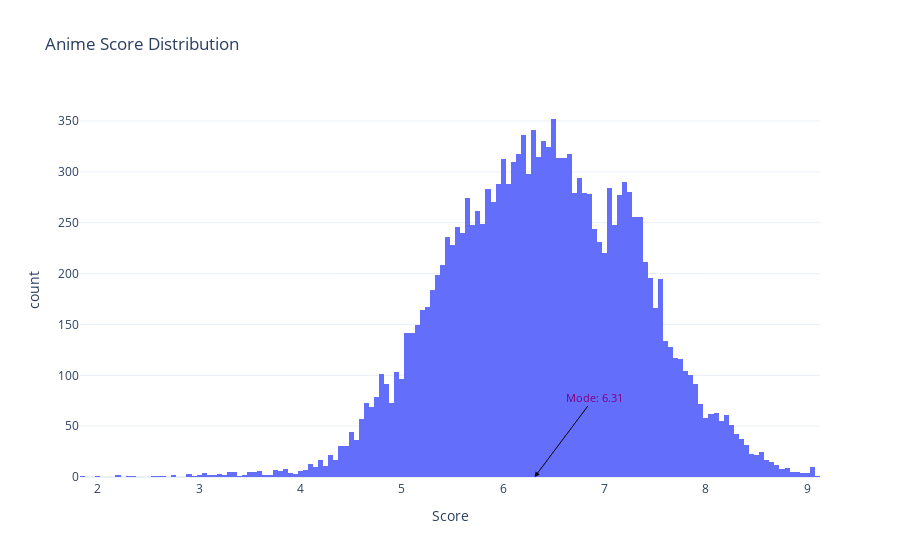

Notebook code for this chart:
### Markdown cell above
### 3.1.2.Correct Insight

### Code cell
# Kiểm tra xem cột 'Score' có tồn tại trong DataFrame không
if 'Score' in df_anime_dataset_2023_prep.columns:
    try:
        # Vẽ biểu đồ phân phối
        fig = px.histogram(
            df_anime_dataset_2023_prep,
            x='Score',
            title='Anime Score Distribution',
            labels={'Score': 'Score'}
        )

        # Tìm Mode (giá trị xuất hiện nhiều nhất)
        mode_value = df_anime_dataset_2023_prep['Score'].mode()[0]
        fig.add_annotation(
            x=mode_value,
            y=0,
            text=f"Mode: {mode_value}",
            showarrow=True,
            arrowhead=2,
            ax=60,  # Di chuyển mũi tên sang phải (giá trị dương)
            ay=-80,  # Di chuyển mũi tên lên trên (giá trị âm)
            font=dict(color="#800080", size=11),  # Đổi màu chữ thành đỏ
            arrowcolor="black"  # Đổi màu mũi tên thành xanh
        )

        # Hiển thị biểu đồ
        fig.show()
    except Exception as e:
        print("Không thể vẽ biểu đồ này do data không phù hợp:", str(e))
else:
    print("Không thể vẽ biểu đồ này do cột 'Score' không tồn tại trong DataFrame.")

# Lấy tần suất xuất hiện của các giá trị trong cột 'Score'
score_counts = df_anime_dataset_2023_prep['Score'].value_counts().reset_index()

# Đổi tên cột để dễ hiểu
score_counts.columns = ['Score', 'Frequency']

### Figure 1 — Plotly figure (JSON) as saved in the notebook; plotly's stock layout.template omitted (floating-point values rounded to 4 significant figures; data arrays with more than 128 entries replaced by an {"elided": "..."} marker saying what was removed)
{"data": [{"bingroup": "x", "hovertemplate": "Score=%{x}<br>count=%{y}<extra></extra>", "legendgroup": "", "marker": {"color": "#636efa", "pattern": {"shape": ""}}, "name": "", "orientation": "v", "showlegend": false, "type": "histogram", "x": {"elided": "24905 float values"}, "xaxis": "x", "yaxis": "y"}], "layout": {"annotations": [{"arrowcolor": "black", "arrowhead": 2, "ax": 60, "ay": -80, "font": {"color": "#800080", "size": 11}, "showarrow": true, "text": "Mode: 6.31", "x": 6.31, "y": 0}], "barmode": "relative", "legend": {"tracegroupgap": 0}, "title": {"text": "Anime Score Distribution"}, "xaxis": {"anchor": "y", "domain": [0, 1], "title": {"text": "Score"}}, "yaxis": {"anchor": "x", "domain": [0, 1], "title": {"text": "count"}}}}
